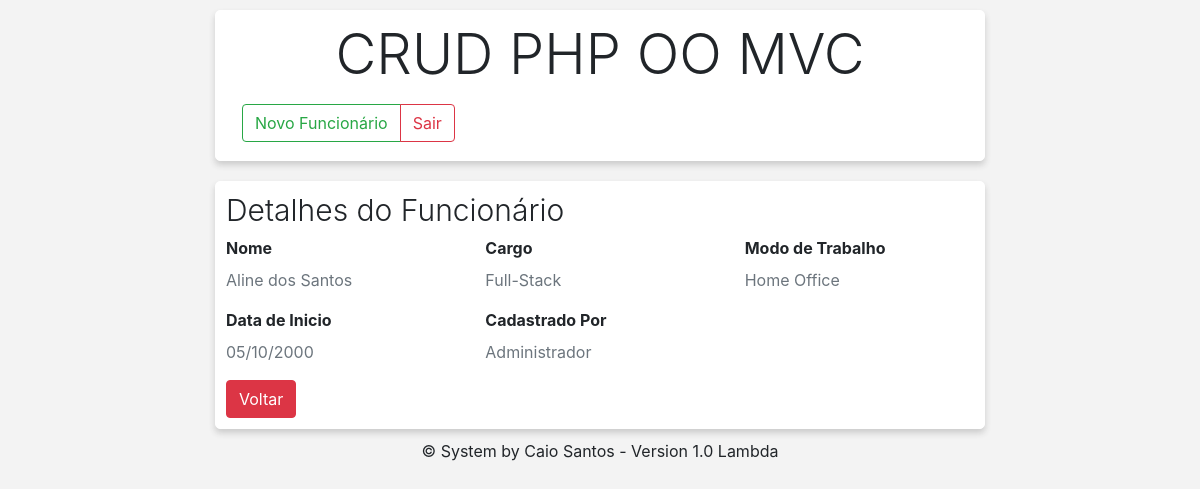
The page /index.php?pagina=funcionario/detalhes&id-funcionario=9 (signed in) on the database its author committed.
### tables this page shows
create table funcionario(
	id_funcionario int(11) primary key AUTO_INCREMENT not null,
	nome_funcionario varchar(50),
	modo_de_trabalho_funcionario enum('Local','Home Office'),
	data_inicio_funcionario date,
	id_usuario int(11),
	id_cargo int(11)
);

create table cargo(
	id_cargo int(11) primary key AUTO_INCREMENT not null,
	nome_cargo varchar(50)
);

create table usuario(
	id_usuario int(11) primary key AUTO_INCREMENT not null,
	nome_usuario varchar(50),
	nick_usuario varchar(20) unique,
	senha_usuario varchar(32)
);

### index.php (called while the page is built, shortened)
<?php
require_once "view/head.php";
require_once "controller/router.php";
require_once "view/footer.php";

### model/Conexao.php (called while the page is built)
<?php
class Conexao
{
	public function conectar()
	{
		try {
			return new PDO('mysql:host=localhost;dbname=crudphp;charset=utf8', 'root', '');
		} catch (PDO_Exception $e) {
			echo "Falhou: " . $e->getMessage();
		}
	}
}

### model/Funcionario.php (called while the page is built, shortened)
<?php
class Funcionario extends Conexao
{
	private $conexao;
	public function __construct()
	{
		$this->conexao = parent::conectar();
	}
	public function consultarFuncionario($id_funcionario = null, $inicio = null, $quantidade_por_pagina = null)
	{
		$sql = "SELECT * FROM funcionario f
		INNER JOIN usuario u ON f.id_usuario = u.id_usuario
		INNER JOIN cargo c ON f.id_cargo = c.id_cargo";
		if (isset($id_funcionario)) {
			$sql .= " WHERE f.id_funcionario = :id_funcionario";
			$sql = $this->conexao->prepare($sql);
			$sql->bindValue(':id_funcionario', $id_funcionario);
		}
		$sql->execute();
		if ($sql->rowCount() > 0) {
			if (isset($id_funcionario)) {
				return $sql->fetch();
			} else {
				return $sql->fetchAll();
			}
		} else {
			return array();
		}
	}
}

### view/funcionario/detalhes.php (the view, shortened to what this page needs)
<?php
if (isset($_GET['id-funcionario']) && $id_funcionario = trim($_GET['id-funcionario'])) {
	require_once "model/Conexao.php";
	require_once 'model/Funcionario.php';
	$funcionario = new Funcionario;
	$dados = $funcionario->consultarFuncionario($id_funcionario);
} else {
	header("Location: index.php");
}
?>
<div class="row justify-content-center">
	<div class="col-md-8 col-12">
		<div class="bloco-1">
			<h2 class="display-4 titulo-pagina">Detalhes do Funcionário</h2>
			<div class="row">
				<div class="col-6 col-md-4">
					<label><b>Nome</b></label>
					<p class="text-muted"><?php echo $dados['nome_funcionario'] ?></p>
				</div>
				<div class="col-6 col-md-4">
					<label><b>Cargo</b></label>
					<p class="text-muted"><?php echo $dados['nome_cargo'] ?></p>
				</div>
				<div class="col-6 col-md-4">
					<label><b>Modo de Trabalho</b></label>
					<p class="text-muted"><?php echo $dados['modo_de_trabalho_funcionario'] ?></p>
				</div>
				<div class="col-6 col-md-4">
					<label><b>Data de Inicio</b></label>
					<p class="text-muted"><?php echo date('d/m/Y',strtotime($dados['data_inicio_funcionario'])) ?></p>
				</div>
				<div class="col-6 col-md-4">
					<label><b>Cadastrado Por</b></label>
					<p class="text-muted"><?php echo $dados['nome_usuario'] ?></p>
				</div>
				<div class="button-group col-12">
					<a href="?pagina=funcionario/listar" class="btn waves-effect waves-light btn-danger">Voltar</a>
				</div>
			</div>
		</div>
	</div>
</div>

### css/style.css (style rules this page uses)
body { background-color: #f3f3f3; }
.bloco-1 { background: #fff; border: 1px solid #fff; box-shadow: rgb(51 51 51 / 20%) 0px 4px 6px 0px; border-radius: 5px; margin-bottom: 10px; padding: 10px; margin-top: 10px; }
.titulo-pagina { font-size: 30px; }

### rows shown on the page
funcionario: nome_funcionario "Aline dos Santos", id_cargo.nome_cargo "Full-Stack", modo_de_trabalho_funcionario "Home Office", data_inicio_funcionario "05/10/2000", id_usuario.nome_usuario "Administrador"
